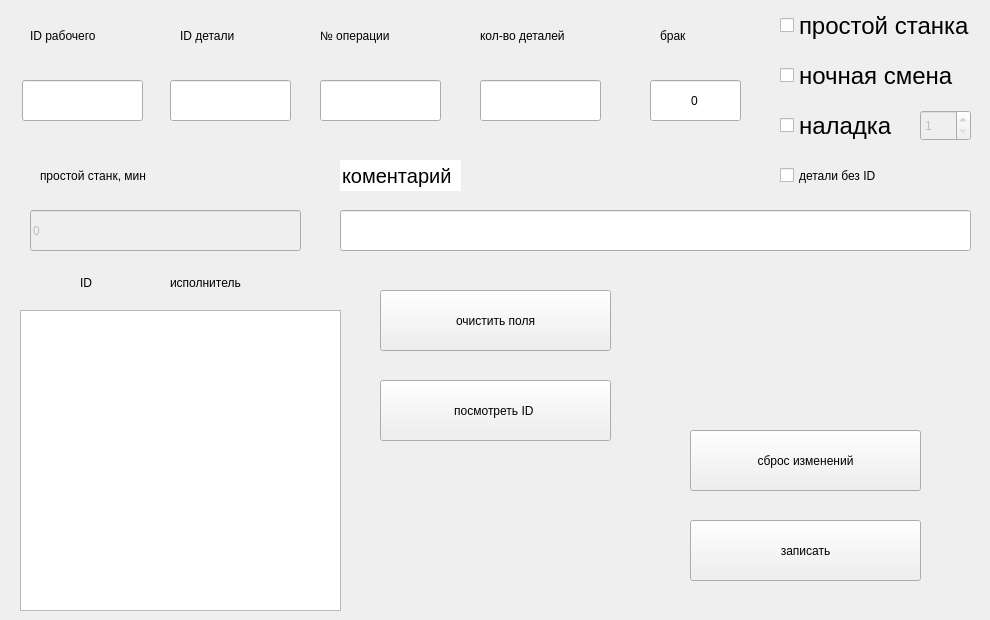
    <widget class="QWidget" name="worker">
     <attribute name="title">
      <string>смена</string>
     </attribute>
     <widget class="QLineEdit" name="comment">
      <property name="geometry">
       <rect>
        <x>340</x>
        <y>160</y>
        <width>121</width>
        <height>31</height>
       </rect>
      </property>
      <property name="font">
       <font>
        <pointsize>15</pointsize>
       </font>
      </property>
      <property name="text">
       <string>коментарий</string>
      </property>
      <property name="frame">
       <bool>false</bool>
      </property>
      <property name="readOnly">
       <bool>true</bool>
      </property>
     </widget>
     <widget class="QLabel" name="label_2">
      <property name="geometry">
       <rect>
        <x>30</x>
        <y>10</y>
        <width>121</width>
        <height>51</height>
       </rect>
      </property>
      <property name="text">
       <string>ID рабочего</string>
      </property>
     </widget>
     <widget class="QLineEdit" name="id_worker">
      <property name="geometry">
       <rect>
        <x>22</x>
        <y>80</y>
        <width>121</width>
        <height>41</height>
       </rect>
      </property>
      <property name="font">
       <font>
        <stylestrategy>PreferDefault</stylestrategy>
       </font>
      </property>
      <property name="mouseTracking">
       <bool>true</bool>
      </property>
      <property name="focusPolicy">
       <enum>Qt::StrongFocus</enum>
      </property>
      <property name="contextMenuPolicy">
       <enum>Qt::DefaultContextMenu</enum>
      </property>
      <property name="acceptDrops">
       <bool>true</bool>
      </property>
      <property name="inputMask">
       <string/>
      </property>
      <property name="text">
       <string extracomment="0"/>
      </property>
      <property name="alignment">
       <set>Qt::AlignCenter</set>
      </property>
      <property name="clearButtonEnabled">
       <bool>false</bool>
      </property>
     </widget>
     <widget class="QLabel" name="label_3">
      <property name="geometry">
       <rect>
        <x>180</x>
        <y>10</y>
        <width>121</width>
        <height>51</height>
       </rect>
      </property>
      <property name="text">
       <string>ID детали</string>
      </property>
     </widget>
     <widget class="QLabel" name="label_4">
      <property name="geometry">
       <rect>
        <x>320</x>
        <y>10</y>
        <width>121</width>
        <height>51</height>
       </rect>
      </property>
      <property name="text">
       <string>№ операции</string>
      </property>
     </widget>
     <widget class="QLabel" name="label_5">
      <property name="geometry">
       <rect>
        <x>480</x>
        <y>10</y>
        <width>161</width>
        <height>51</height>
       </rect>
      </property>
      <property name="text">
       <string>кол-во деталей</string>
      </property>
     </widget>
     <widget class="QLabel" name="label_7">
      <property name="geometry">
       <rect>
        <x>660</x>
        <y>10</y>
        <width>81</width>
        <height>51</height>
       </rect>
      </property>
      <property name="text">
       <string>брак</string>
      </property>
     </widget>
     <widget class="QLineEdit" name="id_detail">
      <property name="geometry">
       <rect>
        <x>170</x>
        <y>80</y>
        <width>121</width>
        <height>41</height>
       </rect>
      </property>
      <property name="text">
       <string/>
      </property>
      <property name="alignment">
       <set>Qt::AlignCenter</set>
      </property>
     </widget>
     <widget class="QLineEdit" name="id_operation">
      <property name="geometry">
       <rect>
        <x>320</x>
        <y>80</y>
        <width>121</width>
        <height>41</height>
       </rect>
      </property>
      <property name="autoFillBackground">
       <bool>false</bool>
      </property>
      <property name="text">
       <string/>
      </property>
      <property name="cursorPosition">
       <number>0</number>
      </property>
      <property name="alignment">
       <set>Qt::AlignCenter</set>
      </property>
      <property name="dragEnabled">
       <bool>false</bool>
      </property>
     </widget>
     <widget class="QLineEdit" name="brak">
      <property name="geometry">
       <rect>
        <x>650</x>
        <y>80</y>
        <width>91</width>
        <height>41</height>
       </rect>
      </property>
      <property name="text">
       <string>0</string>
      </property>
      <property name="alignment">
       <set>Qt::AlignCenter</set>
      </property>
     </widget>
     <widget class="QCheckBox" name="setting">
      <property name="geometry">
       <rect>
        <x>780</x>
        <y>110</y>
        <width>141</width>
        <height>31</height>
       </rect>
      </property>
      <property name="font">
       <font>
        <pointsize>18</pointsize>
       </font>
      </property>
      <property name="mouseTracking">
       <bool>true</bool>
      </property>
      <property name="text">
       <string>наладка</string>
      </property>
      <property name="iconSize">
       <size>
        <width>25</width>
        <height>25</height>
       </size>
      </property>
      <property name="tristate">
       <bool>false</bool>
      </property>
     </widget>
     <widget class="QPushButton" name="ok_worker">
      <property name="geometry">
       <rect>
        <x>690</x>
        <y>520</y>
        <width>231</width>
        <height>61</height>
       </rect>
      </property>
      <property name="text">
       <string>записать</string>
      </property>
     </widget>
     <widget class="QLineEdit" name="lineEdit">
      <property name="enabled">
       <bool>true</bool>
      </property>
      <property name="geometry">
       <rect>
        <x>340</x>
        <y>210</y>
        <width>631</width>
        <height>41</height>
       </rect>
      </property>
     </widget>
     <widget class="QLineEdit" name="time_stop">
      <property name="enabled">
       <bool>false</bool>
      </property>
      <property name="geometry">
       <rect>
        <x>30</x>
        <y>210</y>
        <width>271</width>
        <height>41</height>
       </rect>
      </property>
      <property name="text">
       <string>0</string>
      </property>
     </widget>
     <widget class="QLabel" name="label_9">
      <property name="geometry">
       <rect>
        <x>40</x>
        <y>150</y>
        <width>251</width>
        <height>51</height>
       </rect>
      </property>
      <property name="text">
       <string>простой станк, мин</string>
      </property>
     </widget>
     <widget class="QTextEdit" name="workers">
      <property name="geometry">
       <rect>
        <x>20</x>
        <y>310</y>
        <width>321</width>
        <height>301</height>
       </rect>
      </property>
      <property name="readOnly">
       <bool>true</bool>
      </property>
     </widget>
     <widget class="QLabel" name="label_10">
      <property name="geometry">
       <rect>
        <x>80</x>
        <y>270</y>
        <width>81</width>
        <height>25</height>
       </rect>
      </property>
      <property name="text">
       <string>ID</string>
      </property>
     </widget>
     <widget class="QLabel" name="label_11">
      <property name="geometry">
       <rect>
        <x>170</x>
        <y>270</y>
        <width>121</width>
        <height>25</height>
       </rect>
      </property>
      <property name="text">
       <string>исполнитель</string>
      </property>
     </widget>
     <widget class="QLineEdit" name="count_detail">
      <property name="geometry">
       <rect>
        <x>480</x>
        <y>80</y>
        <width>121</width>
        <height>41</height>
       </rect>
      </property>
      <property name="contextMenuPolicy">
       <enum>Qt::DefaultContextMenu</enum>
      </property>
      <property name="alignment">
       <set>Qt::AlignCenter</set>
      </property>
     </widget>
     <widget class="QPushButton" name="pushButton">
      <property name="geometry">
       <rect>
        <x>380</x>
        <y>290</y>
        <width>231</width>
        <height>61</height>
       </rect>
      </property>
      <property name="text">
       <string>очистить поля</string>
      </property>
     </widget>
     <widget class="QPushButton" name="view_id">
      <property name="geometry">
       <rect>
        <x>380</x>
        <y>380</y>
        <width>231</width>
        <height>61</height>
       </rect>
      </property>
      <property name="text">
       <string>посмотреть ID </string>
      </property>
     </widget>
     <widget class="QCheckBox" name="night">
      <property name="geometry">
       <rect>
        <x>780</x>
        <y>60</y>
        <width>191</width>
        <height>31</height>
       </rect>
      </property>
      <property name="font">
       <font>
        <pointsize>18</pointsize>
       </font>
      </property>
      <property name="mouseTracking">
       <bool>true</bool>
      </property>
      <property name="text">
       <string>ночная смена</string>
      </property>
      <property name="iconSize">
       <size>
        <width>25</width>
        <height>25</height>
       </size>
      </property>
      <property name="tristate">
       <bool>false</bool>
      </property>
     </widget>
     <widget class="QCheckBox" name="stopp">
      <property name="geometry">
       <rect>
        <x>780</x>
        <y>10</y>
        <width>201</width>
        <height>31</height>
       </rect>
      </property>
      <property name="font">
       <font>
        <pointsize>18</pointsize>
       </font>
      </property>
      <property name="mouseTracking">
       <bool>true</bool>
      </property>
      <property name="text">
       <string>простой станка</string>
      </property>
      <property name="iconSize">
       <size>
        <width>25</width>
        <height>25</height>
       </size>
      </property>
      <property name="tristate">
       <bool>false</bool>
      </property>
     </widget>
     <widget class="QPushButton" name="cancel_change">
      <property name="geometry">
       <rect>
        <x>690</x>
        <y>430</y>
        <width>231</width>
        <height>61</height>
       </rect>
      </property>
      <property name="text">
       <string>сброс изменений</string>
      </property>
     </widget>
     <widget class="QLabel" name="indikator">
      <property name="enabled">
       <bool>true</bool>
      </property>
      <property name="geometry">
       <rect>
        <x>700</x>
        <y>370</y>
        <width>201</width>
        <height>31</height>
       </rect>
      </property>
      <property name="palette">
       <palette>
        <active>
         <colorrole role="WindowText">
          <brush brushstyle="SolidPattern">
           <color alpha="255">
            <red>255</red>
            <green>0</green>
            <blue>0</blue>
           </color>
          </brush>
         </colorrole>
         <colorrole role="Text">
          <brush brushstyle="SolidPattern">
           <color alpha="255">
            <red>255</red>
            <green>0</green>
            <blue>0</blue>
           </color>
          </brush>
         </colorrole>
        </active>
        <inactive>
         <colorrole role="WindowText">
          <brush brushstyle="SolidPattern">
           <color alpha="255">
            <red>255</red>
            <green>0</green>
            <blue>0</blue>
           </color>
          </brush>
         </colorrole>
         <colorrole role="Text">
          <brush brushstyle="SolidPattern">
           <color alpha="255">
            <red>255</red>
            <green>0</green>
            <blue>0</blue>
           </color>
          </brush>
         </colorrole>
        </inactive>
        <disabled>
         <colorrole role="WindowText">
          <brush brushstyle="SolidPattern">
           <color alpha="255">
            <red>127</red>
            <green>127</green>
            <blue>127</blue>
           </color>
          </brush>
         </colorrole>
         <colorrole role="Text">
          <brush brushstyle="SolidPattern">
           <color alpha="255">
            <red>127</red>
            <green>127</green>
            <blue>127</blue>
           </color>
          </brush>
         </colorrole>
        </disabled>
       </palette>
      </property>
      <property name="font">
       <font>
        <weight>75</weight>
        <italic>false</italic>
        <bold>true</bold>
        <strikeout>false</strikeout>
        <kerning>true</kerning>
       </font>
      </property>
      <property name="text">
       <string/>
      </property>
      <property name="alignment">
       <set>Qt::AlignCenter</set>
      </property>
     </widget>
     <widget class="QSpinBox" name="spinBox">
      <property name="enabled">
       <bool>false</bool>
      </property>
      <property name="geometry">
       <rect>
        <x>920</x>
        <y>110</y>
        <width>51</width>
        <height>31</height>
       </rect>
      </property>
      <property name="minimum">
       <number>1</number>
      </property>
     </widget>
     <widget class="QCheckBox" name="ones_detaly">
      <property name="geometry">
       <rect>
        <x>780</x>
        <y>160</y>
        <width>201</width>
        <height>31</height>
       </rect>
      </property>
      <property name="text">
       <string>детали без ID</string>
      </property>
     </widget>
    </widget>
